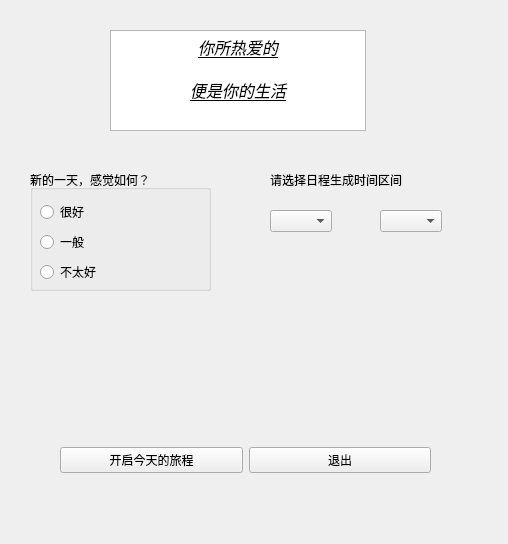
<?xml version="1.0" encoding="UTF-8"?>
<ui version="4.0">
 <class>MyWidget</class>
 <widget class="QWidget" name="MyWidget">
  <property name="geometry">
   <rect>
    <x>0</x>
    <y>0</y>
    <width>508</width>
    <height>544</height>
   </rect>
  </property>
  <property name="windowTitle">
   <string>MyWidget</string>
  </property>
  <widget class="QGroupBox" name="groupBox">
   <property name="geometry">
    <rect>
     <x>30</x>
     <y>170</y>
     <width>181</width>
     <height>121</height>
    </rect>
   </property>
   <property name="title">
    <string>新的一天，感觉如何？</string>
   </property>
   <widget class="QWidget" name="layoutWidget">
    <property name="geometry">
     <rect>
      <x>10</x>
      <y>30</y>
      <width>75</width>
      <height>85</height>
     </rect>
    </property>
    <layout class="QVBoxLayout" name="verticalLayout">
     <item>
      <widget class="QRadioButton" name="good">
       <property name="text">
        <string>很好</string>
       </property>
       <attribute name="buttonGroup">
        <string notr="true">buttonGroup</string>
       </attribute>
      </widget>
     </item>
     <item>
      <widget class="QRadioButton" name="soso">
       <property name="text">
        <string>一般</string>
       </property>
       <attribute name="buttonGroup">
        <string notr="true">buttonGroup</string>
       </attribute>
      </widget>
     </item>
     <item>
      <widget class="QRadioButton" name="bad">
       <property name="text">
        <string>不太好</string>
       </property>
       <attribute name="buttonGroup">
        <string notr="true">buttonGroup</string>
       </attribute>
      </widget>
     </item>
    </layout>
   </widget>
  </widget>
  <widget class="QWidget" name="layoutWidget">
   <property name="geometry">
    <rect>
     <x>60</x>
     <y>410</y>
     <width>371</width>
     <height>101</height>
    </rect>
   </property>
   <layout class="QHBoxLayout" name="horizontalLayout">
    <item>
     <widget class="QPushButton" name="pushButton">
      <property name="text">
       <string>开启今天的旅程</string>
      </property>
     </widget>
    </item>
    <item>
     <widget class="QPushButton" name="pushButton_2">
      <property name="text">
       <string>退出</string>
      </property>
     </widget>
    </item>
   </layout>
  </widget>
  <widget class="QComboBox" name="choice1">
   <property name="geometry">
    <rect>
     <x>270</x>
     <y>210</y>
     <width>62</width>
     <height>22</height>
    </rect>
   </property>
  </widget>
  <widget class="QComboBox" name="choice2">
   <property name="geometry">
    <rect>
     <x>380</x>
     <y>210</y>
     <width>62</width>
     <height>22</height>
    </rect>
   </property>
  </widget>
  <widget class="QTextBrowser" name="textBrowser">
   <property name="geometry">
    <rect>
     <x>110</x>
     <y>30</y>
     <width>256</width>
     <height>101</height>
    </rect>
   </property>
   <property name="html">
    <string>&lt;!DOCTYPE HTML PUBLIC &quot;-//W3C//DTD HTML 4.0//EN&quot; &quot;http://www.w3.org/TR/REC-html40/strict.dtd&quot;&gt;
&lt;html&gt;&lt;head&gt;&lt;meta name=&quot;qrichtext&quot; content=&quot;1&quot; /&gt;&lt;meta charset=&quot;utf-8&quot; /&gt;&lt;style type=&quot;text/css&quot;&gt;
p, li { white-space: pre-wrap; }
hr { height: 1px; border-width: 0; }
li.unchecked::marker { content: &quot;\2610&quot;; }
li.checked::marker { content: &quot;\2612&quot;; }
&lt;/style&gt;&lt;/head&gt;&lt;body style=&quot; font-family:'Microsoft YaHei UI'; font-size:9pt; font-weight:400; font-style:normal;&quot;&gt;
&lt;p align=&quot;center&quot; style=&quot; margin-top:0px; margin-bottom:0px; margin-left:0px; margin-right:0px; -qt-block-indent:0; text-indent:0px;&quot;&gt;&lt;span style=&quot; font-size:12pt; font-style:italic; text-decoration: underline;&quot;&gt;你所热爱的&lt;/span&gt;&lt;/p&gt;
&lt;p align=&quot;center&quot; style=&quot;-qt-paragraph-type:empty; margin-top:0px; margin-bottom:0px; margin-left:0px; margin-right:0px; -qt-block-indent:0; text-indent:0px; font-size:12pt; font-style:italic; text-decoration: underline;&quot;&gt;&lt;br /&gt;&lt;/p&gt;
&lt;p align=&quot;center&quot; style=&quot; margin-top:0px; margin-bottom:0px; margin-left:0px; margin-right:0px; -qt-block-indent:0; text-indent:0px;&quot;&gt;&lt;span style=&quot; font-size:12pt; font-style:italic; text-decoration: underline;&quot;&gt;便是你的生活&lt;/span&gt;&lt;/p&gt;&lt;/body&gt;&lt;/html&gt;</string>
   </property>
  </widget>
  <widget class="QLabel" name="label">
   <property name="geometry">
    <rect>
     <x>270</x>
     <y>170</y>
     <width>181</width>
     <height>19</height>
    </rect>
   </property>
   <property name="text">
    <string>请选择日程生成时间区间</string>
   </property>
  </widget>
 </widget>
 <resources/>
 <connections/>
 <buttongroups>
  <buttongroup name="buttonGroup"/>
 </buttongroups>
</ui>
